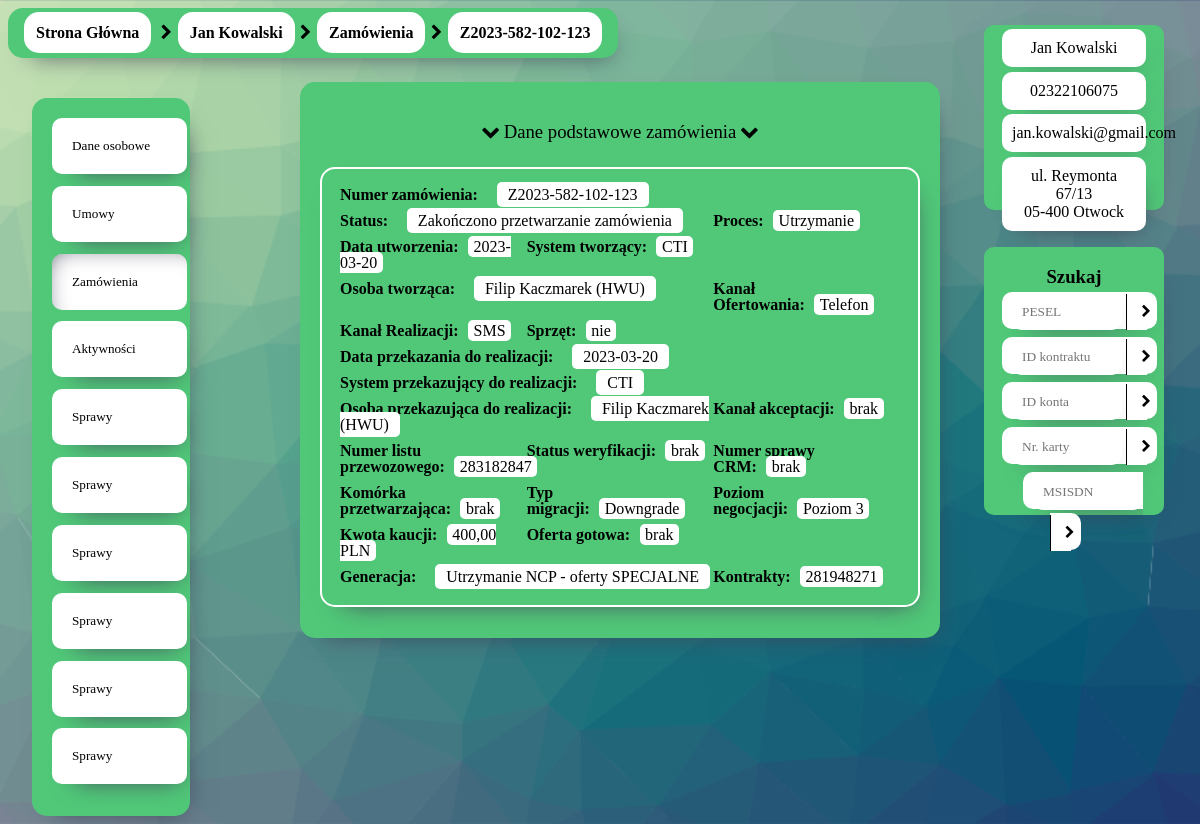
/zamowienie.php?pesel=12345678912&zamowienie=Z2023-582-102-123, run on the app's committed database.
### tables this page shows
CREATE TABLE `personal` (
  `pesel` varchar(11) NOT NULL,
  `name` text NOT NULL,
  `surname` text NOT NULL,
  `email` varchar(255) NOT NULL,
  `id_klienta` varchar(255) NOT NULL
);

CREATE TABLE `address` (
  `address_id` int(11) NOT NULL,
  `pesel` varchar(11) NOT NULL,
  `ulica` varchar(255) NOT NULL,
  `numer_domu` varchar(255) NOT NULL,
  `numer_mieszkania` varchar(255) DEFAULT NULL,
  `kod_pocztowy` varchar(10) NOT NULL,
  `miasto` varchar(255) DEFAULT NULL
);

CREATE TABLE `zamowienia` (
  `pesel` varchar(11) NOT NULL,
  `numer_zamowienia` varchar(255) NOT NULL,
  `status` text NOT NULL,
  `proces` text NOT NULL,
  `data_utworzenia` date NOT NULL,
  `system_tworzacy` varchar(255) NOT NULL,
  `osoba_tworzaca` varchar(255) NOT NULL,
  `kanal_ofertowania` text NOT NULL,
  `kanal_realizacji` text NOT NULL,
  `sprzet` varchar(255) NOT NULL,
  `data_przekazania_do_realizacji` date NOT NULL,
  `system_przekazujacy_do_realizacji` varchar(255) NOT NULL,
  `osoba_przekazujaca_do_realizacji` varchar(255) NOT NULL,
  `kanal_akceptacji` text NOT NULL,
  `numer_listu_przewozowego` varchar(255) NOT NULL,
  `status_weryfikacji` text NOT NULL,
  `numer_sprawy_crm` varchar(255) NOT NULL,
  `komorka_przetwarzajaca` varchar(255) NOT NULL,
  `typ_migracji` text NOT NULL,
  `poziom_negocjacji` varchar(255) NOT NULL,
  `kwota_kaucji` varchar(255) NOT NULL,
  `oferta_gotowa` varchar(255) NOT NULL,
  `generacja` varchar(255) NOT NULL,
  `kontrakty` varchar(255) NOT NULL
);

### zamowienie.php (the view, shortened to what this page needs)
<!DOCTYPE html>
<html lang="en">
<head>
    <link rel="stylesheet" href="css/index.css">
    <link rel="stylesheet" href="fontello/css/fontello.css">
</head>
<body>
    <div id="container">
        <header>
            <a href="index.php">Strona Główna</a>
        <?php
                        if($_GET['pesel'] != "")
                        {
                            $conn = mysqli_connect("localhost", "root", "", "crm");
                            $from_form = $_GET['pesel'];
                            $sql = "SELECT * FROM `personal` WHERE `pesel` = $from_form";
                            $query = mysqli_query($conn, $sql);
                            foreach($query as $row)
                            {
                                echo '<span class="icon-right-open">';
                                $pesel = $_GET['pesel'];
                                echo "<a href='personal.php?pesel=$pesel'>";
                                echo $row['name'].' '.$row['surname'];
                                echo '</a>';
                                echo '<span class="icon-right-open">';
                                echo "<a href='zamowienia.php?pesel=$pesel'>";
                                echo 'Zamówienia';
                                echo '</a>';
                                echo '<span class="icon-right-open">';
                                $zamowienie = $_GET['zamowienie'];
                                echo "<a href='zamowienie.php?pesel=$pesel&zamowienie=$zamowienie'>";
                                echo $zamowienie;
                                echo '</a>';
                            }
                        }
                ?>
        </header>
        <nav>
            <?php
                $pesel = $_GET['pesel'];
                echo "<a href='personal.php?pesel=$pesel'>";
            ?>
            <div class="nav_box">Dane osobowe</div>
            </a>
            <?php
                $pesel = $_GET['pesel'];
                echo "<a href='umowy.php?pesel=$pesel'>";
            ?>
            <div class="nav_box">Umowy</div>
            </a>
            <?php
                $pesel = $_GET['pesel'];
                echo "<a href='zamowienia.php?pesel=$pesel'>";
            ?>
            <div class="nav_box_checked" class="nav_box">Zamówienia</div>
            </a>
            <div class="nav_box">Aktywności</div>
            <div class="nav_box">Sprawy</div>
            <div class="nav_box">Sprawy</div>
            <div class="nav_box">Sprawy</div>
            <div class="nav_box">Sprawy</div>
            <div class="nav_box">Sprawy</div>
            <div class="nav_box">Sprawy</div>
        </nav>
        <div id="personal">
            <?php
                if($_GET['pesel'] != "")
                {
                    $conn = mysqli_connect("localhost", "root", "", "crm");
                    $from_form = $_GET['pesel'];
                    $sql = "SELECT * FROM `personal`, `address` WHERE personal.pesel = $from_form";
                    $query = mysqli_query($conn, $sql);
                    foreach($query as $row)
                    {
                        echo '<div id="name_surname" class="personal_parts">'.$row['name'].' '.$row['surname'].'</div>';
                        echo '<div id="pesel" class="personal_parts">'.$row['pesel'].'</div>';
                        echo '<div id="email" class="personal_parts">'.$row['email'].'</div>';
                        echo '<div id="address" class="personal_parts">'.'ul. '.$row['ulica'].' '.$row['numer_domu'].'/'.$row['numer_mieszkania'].'<br>'.$row['kod_pocztowy'].' '.$row['miasto'].'</div>';
                        break;
                    }
                }
            ?>
        </div>
        <div id="search">
            <h3 style="margin-bottom: 1%">Szukaj</h3>
            <form action="personal.php" method="get">
                <div class="search_block">
                    <input type="text" placeholder="PESEL" maxlength="11" name="pesel">
                    <button type="submit" class="search_search_button" name="search"><span class="icon-right-open"></span></button>
                </div>
                <div class="search_block">
                    <input type="text" placeholder="ID kontraktu" maxlength="11">
                    <button type="submit" class="search_search_button"><span class="icon-right-open"></span></button>
                </div>
                <div class="search_block">
                    <input type="text" placeholder="ID konta" maxlength="11">
                    <button type="submit" class="search_search_button"><span class="icon-right-open"></span></button>
                </div>
                <div class="search_block">
                    <input type="text" placeholder="Nr. karty" maxlength="11">
                    <button type="submit" class="search_search_button"><span class="icon-right-open"></span></button>
                    </div>
                <div class="search_block">
                    <input type="text" placeholder="MSISDN" maxlength="11">
                    <button type="submit" class="search_search_button"><span class="icon-right-open"></span></button>
                </div>
            </form>
        </div>
        <main>
            <div id="main_personal">
                <?php
                if($_GET['pesel'] != "")
                {
                    $conn = mysqli_connect("localhost", "root", "", "crm");
                    $from_form = $_GET['pesel'];
                    $zamowienie = $_GET['zamowienie'];
                    $sql = "SELECT * FROM `personal`, `address`, `zamowienia` WHERE zamowienia.pesel = $from_form AND personal.pesel = $from_form AND address.pesel = $from_form AND `zamowienia`.`numer_zamowienia` = '$zamowienie'";
                    $query = mysqli_query($conn, $sql);
                    foreach($query as $row)
                    {
                        echo '<h3 class="half_main_personal_grid_description" style="grid-column: span 2;"><span class="icon-down-open">Dane podstawowe zamówienia<span class="icon-down-open"></h3>';
                        echo '<div class="zamowienie" class="half_main_personal_grid" style="grid-column: span 2;">';
                        echo '<div class="main_personal_grid" style="grid-column: span 2;">Numer zamówienia:<a class="main_personal_grid_record">'.$row['numer_zamowienia'].'</a></div>';
                        echo '<div class="main_personal_grid" style="grid-column: span 2;">Status:<a class="main_personal_grid_record">'.$row['status'].'</a></div>';
                        echo '<div class="main_personal_grid">Proces:<a class="main_personal_grid_record">'.$row['proces'].'</a></div>';
                        echo '<div class="main_personal_grid">Data utworzenia:<a class="main_personal_grid_record">'.$row['data_utworzenia'].'</a></div>';
                        echo '<div class="main_personal_grid">System tworzący:<a class="main_personal_grid_record">'.$row['system_tworzacy'].'</a></div>';
                        echo '<div class="main_personal_grid" style="grid-column: span 2;">Osoba tworząca:<a class="main_personal_grid_record">'.$row['osoba_tworzaca'].'</a></div>';
                        echo '<div class="main_personal_grid">Kanał Ofertowania:<a class="main_personal_grid_record">'.$row['kanal_ofertowania'].'</a></div>';
                        echo '<div class="main_personal_grid">Kanał Realizacji:<a class="main_personal_grid_record">'.$row['kanal_realizacji'].'</a></div>';
                        echo '<div class="main_personal_grid">Sprzęt:<a class="main_personal_grid_record">'.$row['sprzet'].'</a></div>';
                        echo '<div class="main_personal_grid" style="grid-column: span 2;">Data przekazania do realizacji:<a class="main_personal_grid_record">'.$row['data_przekazania_do_realizacji'].'</a></div>';
                        echo '<div class="main_personal_grid" style="grid-column: span 2;">System przekazujący do realizacji:<a class="main_personal_grid_record">'.$row['system_przekazujacy_do_realizacji'].'</a></div>';
                        echo '<div class="main_personal_grid" style="grid-column: span 2;">Osoba przekazująca do realizacji:<a class="main_personal_grid_record">'.$row['osoba_przekazujaca_do_realizacji'].'</a></div>';
                        echo '<div class="main_personal_grid">Kanał akceptacji:<a class="main_personal_grid_record">'.$row['kanal_akceptacji'].'</a></div>';
                        echo '<div class="main_personal_grid">Numer listu przewozowego:<a class="main_personal_grid_record">'.$row['numer_listu_przewozowego'].'</a></div>';
                        echo '<div class="main_personal_grid">Status weryfikacji:<a class="main_personal_grid_record">'.$row['status_weryfikacji'].'</a></div>';
                        echo '<div class="main_personal_grid">Numer sprawy CRM:<a class="main_personal_grid_record">'.$row['numer_sprawy_crm'].'</a></div>';
                        echo '<div class="main_personal_grid">Komórka przetwarzająca:<a class="main_personal_grid_record">'.$row['komorka_przetwarzajaca'].'</a></div>';
                        echo '<div class="main_personal_grid">Typ migracji:<a class="main_personal_grid_record">'.$row['typ_migracji'].'</a></div>';
                        echo '<div class="main_personal_grid">Poziom negocjacji:<a class="main_personal_grid_record">'.$row['poziom_negocjacji'].'</a></div>';
                        echo '<div class="main_personal_grid">Kwota kaucji:<a class="main_personal_grid_record">'.$row['kwota_kaucji'].'</a></div>';
                        echo '<div class="main_personal_grid">Oferta gotowa:<a class="main_personal_grid_record">'.$row['oferta_gotowa'].'</a></div>';
                        echo '<div class="main_personal_grid" style="grid-column: span 2;">Generacja:<a class="main_personal_grid_record">'.$row['generacja'].'</a></div>';
                        echo '<div class="main_personal_grid">Kontrakty:<a class="main_personal_grid_record">'.$row['kontrakty'].'</a></div>';
                        echo '</div>';
                    }
                }
                else
                {
                    echo '<script language="JavaScript" type="text/javascript">location.href="index.php";</script>';
                }
                ?>
            </div>
        </main>
    </div>
</body>
</html>

### css/index.css (style rules this page uses)
* { font-family: Cambria, Cochin, Georgia, Times, 'Times New Roman', serif; }
body { background-image: url(../cool-background.png); background-size: cover; background-position: center center; background-repeat: repeat-y; overflow: hidden; }
#container { width: 100%; height: 100%; }
header { background-color: #50C878; box-shadow: 8px 13px 24px -16px rgba(66, 68, 90, 1); width: fit-content; padding: 2vh; font-weight: bold; border-radius: 15px; }
header a { background-color: white; padding: 1.5vh; border-radius: 15px; text-decoration: none; color: black; transition: 0.2s; user-select: none; }
nav { background-color: #50C878; height: fit-content; width: 10%; -webkit-box-shadow: 8px 13px 24px -16px rgba(66, 68, 90, 1); -moz-box-shadow: 8px 13px 24px -16px rgba(66, 68, 90, 1); box-shadow: 8px 13px 24px -16px rgba(66, 68, 90, 1); padding: 20px; border-radius: 15px; margin-left: 2vw; margin-top: 5vh; position: relative; font-size: 1.1vw; cursor: pointer; }
nav a { text-decoration: none; color: black; }
.nav_box, .nav_box_index { -webkit-box-shadow: 8px 13px 24px -16px rgba(66, 68, 90, 1); -moz-box-shadow: 8px 13px 24px -16px rgba(66, 68, 90, 1); box-shadow: 8px 13px 24px -16px rgba(66, 68, 90, 1); width: 80%; height: 2vh; line-height: 2vh; background-color: white; padding: 20px; margin-bottom: 10%; border-radius: 10px; transition: 0.2s; user-select: none; }
.nav_box_checked { box-shadow: inset 8px 8px 24px -17px rgba(66, 68, 90, 1); width: 80%; height: 2vh; line-height: 2vh; background-color: white; padding: 20px; margin-bottom: 10%; border-radius: 10px; transition: 0.2s; user-select: none; }
#personal { float: right; position: absolute; right: 3%; top: 3%; width: 15%; height: 22.5%; background-color: #50C878; box-shadow: 8px 13px 24px -23px rgba(66, 68, 90, 1); border-radius: 10px; }
.personal_parts { background-color: white; margin: 2.5% 10% 2.5% 10%; padding: 10px; border-radius: 10px; box-shadow: 8px 13px 24px -16px rgba(66, 68, 90, 1); min-height: 2vh; text-align: center; animation: 0.2s ease-in-out 0s 1 boom_animation; }
#search { float: right; position: absolute; right: 3%; top: 30%; width: 15%; height: 32.5%; background-color: #50C878; box-shadow: 8px 13px 24px -23px rgba(66, 68, 90, 1); border-radius: 10px; text-align: center; }
#search .search_block { background-color: white; margin: 2.5% 10% 2.5% 10%; padding: 10px; border-radius: 10px; box-shadow: 8px 13px 24px -16px rgba(66, 68, 90, 1); border: none; display: inline; }
#search input { background-color: white; margin: 2.5% 0 2.5% 0; padding: 10px; border-radius: 10px; box-shadow: 8px 13px 24px -16px rgba(66, 68, 90, 1); border: none; width: 50%; display: inline; }
.search_search_button { background-color: white; padding: 10px; box-shadow: 8px 13px 24px -16px rgba(66, 68, 90, 1); border: none; width: 10%; display: inline; border-left: 1px solid black; }
.icon-right-open { cursor: pointer; }
main { position: absolute; background-color: #50C878; width: 50%; height: fit-content; left: 25%; top: 10%; border-radius: 15px; padding: 20px; box-shadow: 8px 13px 24px -16px rgba(66, 68, 90, 1); animation: 0.2s ease-out 0s 1 slide_up; }
#main_personal { display: grid; grid-template-columns: repeat(2, 1fr); grid-gap: 1%; user-select: none; font-weight: bold; }
.main_personal_grid_record { background-color: white; padding: 1% 3% 1% 3%; border-radius: 5px; text-align: center; margin-top: 5%; margin-left: 5%; user-select: text; font-weight: lighter; }
.half_main_personal_grid_description { text-align: center; font-weight: lighter; }
.zamowienie { display: grid; grid-template-columns: repeat(3, 1fr); grid-row-gap: 1vh; border: 2px solid white; padding: 3%; border-radius: 15px; height: 50vh; margin-bottom: 2vh; box-shadow: 8px 13px 24px -16px rgba(66, 68, 90, 1); line-height: 2vh; justify-content: center; }

### data on the page
personal: name "Jan", surname "Kowalski", zamowienie "Z2023-582-102-123", zamowienia.numer_zamowienia "Z2023-582-102-123", zamowienia.status "Zakończono przetwarzanie zamówienia", zamowienia.proces "Utrzymanie", zamowienia.data_utworzenia "2023-03-20", zamowienia.system_tworzacy "CTI", zamowienia.osoba_tworzaca "Filip Kaczmarek (HWU)", zamowienia.kanal_ofertowania "Telefon", zamowienia.kanal_realizacji "SMS", zamowienia.sprzet "nie", zamowienia.data_przekazania_do_realizacji "2023-03-20", zamowienia.system_przekazujacy_do_realizacji "CTI", zamowienia.osoba_przekazujaca_do_realizacji "Filip Kaczmarek (HWU)", zamowienia.kanal_akceptacji "brak", zamowienia.numer_listu_przewozowego "283182847", zamowienia.status_weryfikacji "brak", zamowienia.numer_sprawy_crm "brak", zamowienia.komorka_przetwarzajaca "brak", zamowienia.typ_migracji "Downgrade", zamowienia.poziom_negocjacji "Poziom 3", zamowienia.kwota_kaucji "400,00 PLN", zamowienia.oferta_gotowa "brak", zamowienia.generacja "Utrzymanie NCP - oferty SPECJALNE", zamowienia.kontrakty "281948271"
address: personal.name "Jan", personal.surname "Kowalski", pesel "02322106075", personal.email "jan.kowalski@gmail.com", ulica "Reymonta", numer_domu "67", numer_mieszkania "13", kod_pocztowy "05-400", miasto "Otwock"
